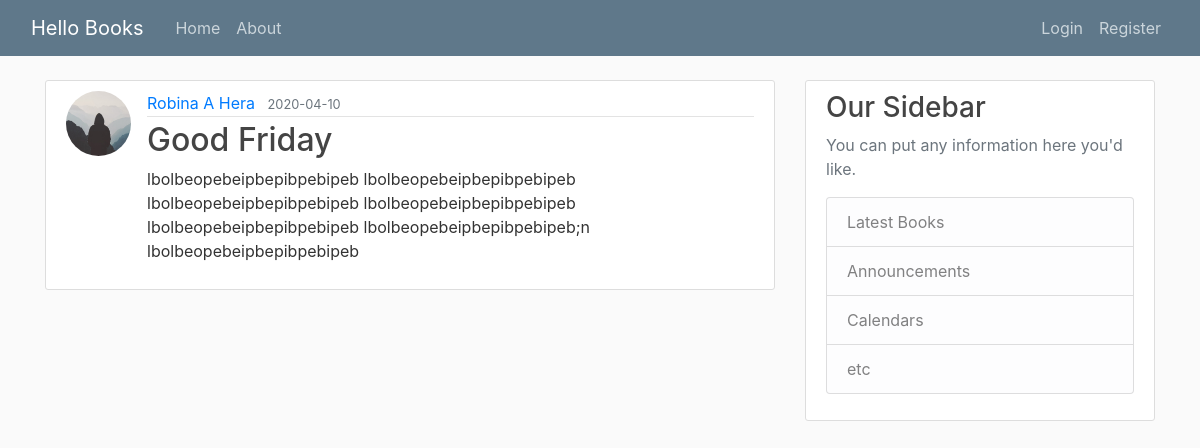
The app's page /book/16 with its own data.
### V1.1/helloBooks/models.py (models this page shows, shortened)
class User(db.Model, UserMixin):
    id = db.Column(db.Integer, primary_key=True)
    username = db.Column(db.String(20), unique=True, nullable=False)
    email = db.Column(db.String(120), unique=True, nullable=False)
    image_file = db.Column(db.String(20), nullable=False, default='default.jpg')
    password = db.Column(db.String(60),  nullable=False)
    books = db.relationship('Book', backref='author', lazy=True)

class Book(db.Model):
    id = db.Column(db.Integer, primary_key=True)
    title = db.Column(db.String(100), nullable=False)
    content = db.Column(db.Text, nullable=False)
    date_posted = db.Column(db.DateTime, nullable=False, default=datetime.utcnow)
    user_id = db.Column(db.Integer, db.ForeignKey('user.id'), nullable=False)

### V1.1/helloBooks/books/routes.py (the view)
@books.route("/book/<int:book_id>")
def book(book_id):
    book = Book.query.get_or_404(book_id)
    return render_template('book.html', title=book.title, book=book)

### V1.1/helloBooks/templates/book.html (shortened to what this page needs)
{% extends "base.html" %}
  {% block content %}
    <article class="media content-section">
        <img src="{{ url_for('static', filename='profile_pics/' + book.author.image_file)}}" alt="" class="rounded-circle article-img">
        <div class="media-body">
        <div class="article-metadata">
            <a class="mr-2" href="{{ url_for('users.user_books', username=book.author.username) }}">{{ book.author.username }}</a>
            <small class="text-muted">{{ book.date_posted.strftime('%Y-%m-%d') }}</small>
        </div>
        <h2 class="article-title">{{ book.title }}</h2>
        <p class="article-content">{{ book.content }}</p>
        </div>
    </article>
  {% endblock content %}

### V1.1/helloBooks/static/main.css (style rules this page uses)
body { background: #fafafa; color: #333333; margin-top: 5rem; }
h1, h2, h3, h4, h5, h6 { color: #444444; }
.content-section { background: #ffffff; padding: 10px 20px; border: 1px solid #dddddd; border-radius: 3px; margin-bottom: 20px; }
.article-title { color: #444444; }
.article-content { white-space: pre-line; }
.article-img { height: 65px; width: 65px; margin-right: 16px; }
.article-metadata { padding-bottom: 1px; margin-bottom: 4px; border-bottom: 1px solid #e3e3e3 }

### records on screen
User: image_file (placeholder picture), author.username "Robina A Hera"
Book: date_posted "2020-04-10", title "Good Friday", content "lbolbeopebeipbepibpebipeb lbolbeopebeipbepibpebipeb lbolbeopebeipbepibpebipeb lbolbeopebeipbepibpebipeb lbolbeopebeipbepibpebipeb lbolbeopebeipbepibpebipeb;n lbolbeopebeipbepibpebipeb"
